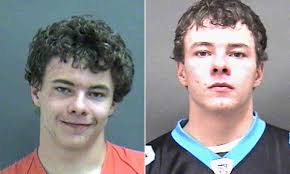
#> input picture CSC515 - Computer Vision/Simple Image Processing/Face1.jpg, 290 x 174 px; its folder holds only this picture in this run
$ python Module3_CT_Option_2.py
#> lines starting #> are read from the running program, lines starting #| are printed output that depends on the picture
#!/usr/bin/env python
# -*- coding: utf-8 -*-
from os import listdir
import matplotlib.pyplot as plt
import cv2
import numpy as np
import math
from matplotlib import pyplot as plt

def local_img_filepaths():
    file_paths = []
    for x in listdir():
        if x.endswith(".jpg"):
            file_paths.append(x)
    return file_paths


def get_images(img_files):
    images = []
    for file in img_files:
        img = cv2.imread(file)
        rows, columns, channels = img.shape
        #Splits the image in half to seperate the two images
        L_img= img[0:, 0:columns//2]
        R_img = img[0:, columns//2:]
        images.append(L_img)
        images.append(R_img)
    return images


def get_face(img):
    #Grayscale
    gray = cv2.cvtColor(img, cv2.COLOR_BGR2GRAY)

    #Equalized Histogram
    equ = cv2.equalizeHist(gray)

    # read haacascade to detect faces in input image
    face_cascade = cv2.CascadeClassifier('C:\opencv\haarcascades\haarcascade_frontalface_default.xml')
    # detects faces in the input image
    faces = face_cascade.detectMultiScale(equ, 1.1, 2)

    rois=[]

    for (x,y,w,h) in faces:

       roi = img[y:y+h, x:x+w]
       #Zoom in on Face
       roi = cv2.resize(roi, (2*w, 2*h), interpolation = cv2.INTER_CUBIC)
       rois.append(roi)
       # To draw a rectangle around the detected face
       cv2.rectangle(img,(x,y),(x+w,y+h),(0,0,255),1)
    return img, rois

def get_eyes(face, face_coords):
    eyes_found = False
    # read haacascade to detect faces in input image
    face_cascade = cv2.CascadeClassifier('C:\opencv\haarcascades\haarcascade_eye.xml')
    # detects faces in the input image
    eyes = face_cascade.detectMultiScale(face, scaleFactor=1.1, minNeighbors=2, minSize=(40,40), maxSize = (60,60))
    fx, fy, fw, fh = face_coords
    num_eyes = len(eyes)

    if num_eyes >= 2:
        for i in range(num_eyes):
            if eyes_found:
                break
            eye_one = eyes[i]
            eye_one_x, eye_one_y, eye_one_w, eye_one_h = eye_one
            center_x_one = eye_one_x + (eye_one_w//2)
            center_y_one = eye_one_y + (eye_one_h//2)

            facee = cv2.cvtColor(face,cv2.COLOR_GRAY2RGB)
            #Marking Center of Eye 1 with Red Dot
            image = cv2.circle(facee , (center_x_one,center_y_one), radius=1, color=(0, 0, 255), thickness=1)

            for j in range(num_eyes):
                if eyes_found:
                   break
                eye_two = eyes[j]
                eye_two_x, eye_two_y, eye_two_w, eye_two_h = eye_two
                center_x_two = eye_two_x + (eye_two_w//2)
                center_y_two = eye_two_y + (eye_two_h//2)

                if eye_one_x != eye_two_x and eye_one_y != eye_two_y and eyes_found == False:
                    #Marking Center of Eye 2 with Green Dot
                    image = cv2.circle(image , (center_x_two,center_y_two), radius=1, color=(0, 255, 0), thickness=1)

                    deg = math.atan2( (center_y_two - center_y_one) , (center_x_two - center_x_one) )
                    degrees = math.degrees(deg)

                    # angle between the two eye centers must be less than 25 to increase accuracy of eye detection
                    if degrees <= 25 and degrees >= -25:
                        print("MET EYE CRITERIA")
                        eyes_found = True
    if eyes_found:
        face = cv2.rectangle(image,(eye_one_x,eye_one_y),(eye_one_x+eye_one_w,eye_one_y+eye_one_h),(255,0,255),2)
        face = cv2.rectangle(face,(eye_two_x,eye_two_y),(eye_two_x+eye_two_w,eye_two_y+eye_two_h),(255,0,255),2)
        print("EYES FOUND")
        cv2.imshow('Detected Eyes',face)
        cv2.moveWindow('Detected Eyes',350,0)
        cv2.waitKey(0)
        return eye_one, eye_two
    else:
        print("NO EYES FOUND")
        return None, None

def rotate_face(eye_one, eye_two, img):
    height, width = img.shape[:2]

    eye_one_x, eye_one_y, eye_one_w, eye_one_h = eye_one
    eye_two_x, eye_two_y, eye_two_w, eye_two_h = eye_two
    center_x_one = eye_one_x + (eye_one_w//2)
    center_y_one = eye_one_y + (eye_one_h//2)
    center_x_two = eye_two_x + (eye_two_w//2)
    center_y_two = eye_two_y + (eye_two_h//2)

    #Radian of the two eye centers
    radian = math.atan2( (center_y_two - center_y_one) , (center_x_two - center_x_one) )
    #converts Radians to Degrees
    degrees = math.degrees(radian)


    #Marking the center of eyes
    display_img = cv2.cvtColor(img,cv2.COLOR_GRAY2RGB)
    display_img = cv2.circle(display_img , (center_x_one,center_y_one), radius=1, color=(0, 0, 255), thickness=1)
    display_img = cv2.circle(display_img , (center_x_two,center_y_two), radius=1, color=(0, 0, 255), thickness=1)

    rot_mat = cv2.getRotationMatrix2D(center=(width/2, height/2), angle=degrees, scale=1)

    #display_img has the center of eyes marked with a red dot.
    display_img = cv2.warpAffine(src=display_img, M=rot_mat, dsize=(width, height))

    #result gets included with final resulting images without markings
    result = cv2.warpAffine(src=img, M=rot_mat, dsize=(width, height))

    cv2.imshow('Rotated Face',display_img)
    cv2.moveWindow('Rotated Face',700,0)
    cv2.waitKey(0)
    return result

def resize_images(images):
    avg_width=0
    avg_height=0
    #Getting average Height and Width of images
    for img in images:
        rows,columns = img.shape
        avg_width+=columns
        avg_height+=rows

    avg_height = avg_height//(len(images))
    avg_width = avg_width//(len(images))
    avg_area = avg_height*avg_width

    for i in range(len(images)):
        height, width = images[i].shape
        img_area = height*width

        if img_area < avg_area:
            #INTER_CUBIC for ZOOMING
            images[i] = cv2.resize(images[i], (avg_width, avg_height), interpolation = cv2.INTER_CUBIC)
        else:
            #INTER_AREA for SHRINKING
            images[i] = cv2.resize(images[i], (avg_width, avg_height), interpolation = cv2.INTER_AREA)
    return images

def display_image_list(imgs):
    fig = plt.figure("Final Results",figsize=(20,7))

    rows = 1
    columns = len(imgs)

    j=1
    for img in imgs:
        height, width = img.shape[:2]
        fig.add_subplot(rows,columns,j)
        plt.imshow(cv2.cvtColor(img, cv2.COLOR_BGR2RGB))
        plt.axis('off')
        plt.title("Subject_"+ str(j) + " | " + " H: " + str(height)+ " | " + " W: " + str(width))

        j+=1
    plt.show()

def main():
    #Gets the file paths of .jpg images in current Directory, so no need to rename files when testing.
    img_files = local_img_filepaths()

    images = get_images(img_files)
#> in get_images, img is the input picture: shape (174, 290, 3); mean B, G, R 137.4, 135.9, 137.8
#> in get_images, `R_img = img[0:, columns//2:]`:
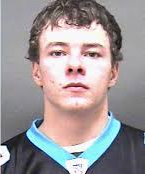
#> R_img: shape (174, 145, 3); mean B, G, R 152.2, 150, 157.9
#> images = 2 items
    processed_images = []
    for img in images:
        rows, columns, channels = img.shape
        img, faces = get_face(img)
        cv2.imshow('Got Face',img)
        cv2.moveWindow('Got Face',0,0)
        cv2.waitKey(0)
        for face in faces:
            face_coords = [0,0,rows,columns]

            #Image in grayscale
            gray = cv2.cvtColor(face, cv2.COLOR_BGR2GRAY)
            #Adjusted image for the effect on illumination
            equ = cv2.equalizeHist(gray)

            #Find Eyes
            eye_one, eye_two = get_eyes(equ, face_coords)
            #Rotate Image
            result = rotate_face(eye_one, eye_two, equ)

            processed_images.append(result)
#> this loop made 2 passes
#> (rows, columns, channels, faces) on pass 1: (174, 145, 3, [[29, 53, 98, 98]])
#> (rows, columns, channels, faces) on pass 2: (174, 145, 3, [[28, 15, 95, 95]])
#| MET EYE CRITERIA
#| EYES FOUND
#| MET EYE CRITERIA
#| EYES FOUND
#> pass 1, in get_face, `equ = cv2.equalizeHist(gray)`:
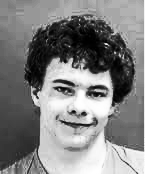
#> equ: shape (174, 145); min 0, max 255, mean 128.7
#> pass 1, in get_eyes, `face = cv2.rectangle(image,(eye_one_x,eye_one_y),(eye_one_x+eye_one_w,..`:
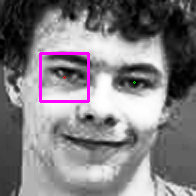
#> face: shape (196, 196, 3); mean B, G, R 129.5, 125.7, 129.5
#> after the loop:
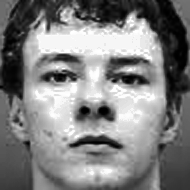
#> equ: shape (190, 190); min 0, max 255, mean 128.5
#> after the loop:
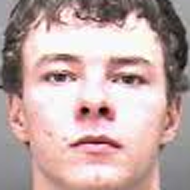
#> face: shape (190, 190, 3); mean B, G, R 166, 167.9, 193.4
#> after the loop:
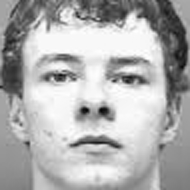
#> gray: shape (190, 190); min 6, max 255, mean 175.3
#> after the loop, processed_images = 2 items

    #Resize Images to Consistent Size
    processed_images = resize_images(processed_images)
#> in resize_images, `avg_width=0`: avg_width = 0
#> the loop in resize_images, `for img in images:` made 2 passes
#> (rows, columns, avg_width, avg_height) on passes 1 to 2: (196, 196, 196, 196), (190, 190, 386, 386)
#> after the loop in resize_images, `for img in images:`: avg_height = 386
#> in resize_images, `avg_height = avg_height//(len(images))`: avg_height = 193
#> in resize_images, `avg_area = avg_height*avg_width`: avg_area = 37249
#> the loop in resize_images, `for i in range(len(images)):` made 2 passes
#> (height, width, img_area) on passes 1 to 2: (196, 196, 38416), (190, 190, 36100)
#> after the loop in resize_images, `for i in range(len(images)):`: images = 2 items

    cv2.destroyAllWindows()
    #Display Final Results
    display_image_list(processed_images)
#> in display_image_list, `columns = len(imgs)`: columns = 2
#> the loop in display_image_list, `for img in imgs:` made 2 passes
#> (height, width, j) on passes 1 to 2: (193, 193, 2), (193, 193, 3)
#> after the loop in display_image_list, `for img in imgs:`: j = 3
#> in display_image_list, `plt.show()`:
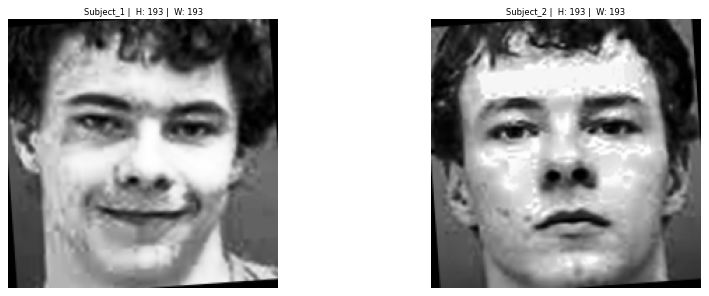
#> figure drawn by matplotlib, 2 panels
    pass


if __name__ == '__main__' : main()
